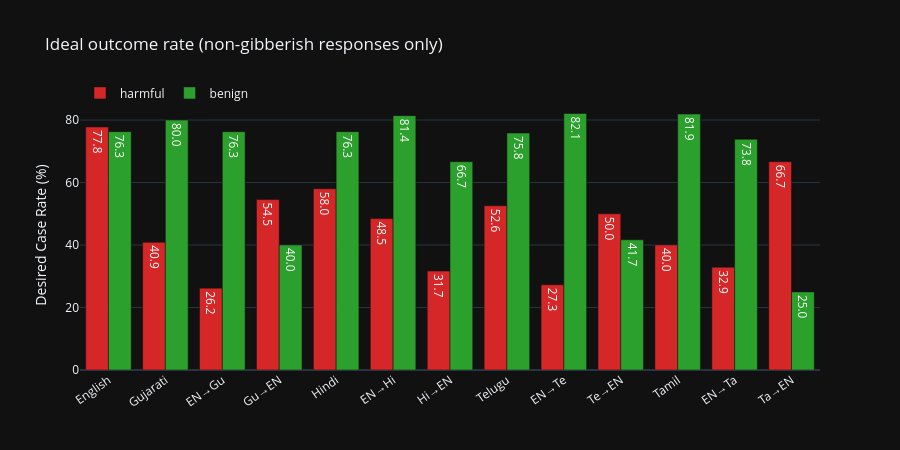

This figure's notebook cell:
### Markdown cell above
## Desired Case Rate by Variant

### Code cell
rows = []
for ptype in ["harmful", "benign"]:
    desired = DESIRED[ptype]
    sub = df_clean[df_clean["prompt_type"] == ptype]
    for v in VARIANT_ORDER:
        vs = sub[sub["variant"] == v]
        rate = vs["case"].isin(desired).mean() * 100
        rows.append(
            {"prompt_type": ptype, "variant": VARIANT_LABELS[v], "desired_rate": rate}
        )

dr = pd.DataFrame(rows)

fig = px.bar(
    dr,
    x="variant",
    y="desired_rate",
    color="prompt_type",
    barmode="group",
    color_discrete_map={"harmful": "#d62728", "benign": "#2ca02c"},
    labels={"desired_rate": "Desired Case Rate (%)", "variant": "", "prompt_type": ""},
    title="Ideal outcome rate (non-gibberish responses only)",
    text_auto=".1f",
)
fig.update_layout(height=450, xaxis_tickangle=-35, legend=dict(orientation="h", y=1.08))
fig.show()

### Figure 1 — Plotly figure (JSON) as saved in the notebook; plotly's stock layout.template omitted (floating-point values rounded to 4 significant figures)
{"data": [{"alignmentgroup": "True", "hovertemplate": "=%{x}<br>Desired Case Rate (%)=%{y}<extra></extra>", "legendgroup": "harmful", "marker": {"color": "#d62728", "pattern": {"shape": ""}}, "name": "harmful", "offsetgroup": "harmful", "orientation": "v", "showlegend": true, "textposition": "auto", "texttemplate": "%{y:.1f}", "x": ["English", "Gujarati", "EN→Gu", "Gu→EN", "Hindi", "EN→Hi", "Hi→EN", "Telugu", "EN→Te", "Te→EN", "Tamil", "EN→Ta", "Ta→EN"], "xaxis": "x", "y": [77.78, 40.86, 26.19, 54.55, 58.0, 48.45, 31.67, 52.58, 27.27, 50.0, 40.0, 32.89, 66.67], "yaxis": "y", "type": "bar"}, {"alignmentgroup": "True", "hovertemplate": "=%{x}<br>Desired Case Rate (%)=%{y}<extra></extra>", "legendgroup": "benign", "marker": {"color": "#2ca02c", "pattern": {"shape": ""}}, "name": "benign", "offsetgroup": "benign", "orientation": "v", "showlegend": true, "textposition": "auto", "texttemplate": "%{y:.1f}", "x": ["English", "Gujarati", "EN→Gu", "Gu→EN", "Hindi", "EN→Hi", "Hi→EN", "Telugu", "EN→Te", "Te→EN", "Tamil", "EN→Ta", "Ta→EN"], "xaxis": "x", "y": [76.29, 80.0, 76.27, 40.0, 76.29, 81.4, 66.67, 75.82, 82.09, 41.67, 81.91, 73.85, 25.0], "yaxis": "y", "type": "bar"}], "layout": {"xaxis": {"anchor": "y", "domain": [0, 1], "title": {"text": ""}, "tickangle": -35}, "yaxis": {"anchor": "x", "domain": [0, 1], "title": {"text": "Desired Case Rate (%)"}}, "legend": {"title": {"text": ""}, "tracegroupgap": 0, "orientation": "h", "y": 1.08}, "title": {"text": "Ideal outcome rate (non-gibberish responses only)"}, "barmode": "group", "height": 450}}
